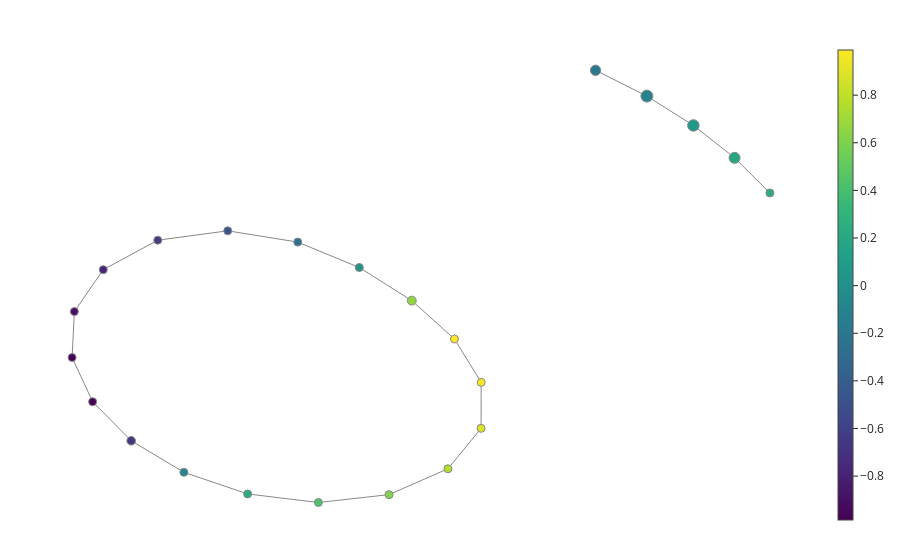

Notebook cell for this chart:
### Code cell
fig = plot_static_mapper_graph(pipe, two_circles, color_data=two_circles[:,0])
fig.show(config={'scrollZoom': True})

### Figure 1 — Plotly figure (JSON) as saved in the notebook; plotly's stock layout.template omitted (floating-point values rounded to 4 significant figures)
{"data": [{"hoverinfo": "none", "line": {"color": "#888", "width": 1}, "mode": "lines", "name": "edge_trace", "type": "scatter", "uid": "28c7b824-2d5c-47be-a349-11664d6bfb36", "x": [2.561, 2.896, null, 2.561, 2.183, null, 2.896, 3.183, null, -0.154, 0.2725, null, -0.154, -0.6541, null, 0.2725, 0.619, null, 0.8356, 0.5665, null, 0.8356, 0.8365, null, 2.183, 1.766, null, -1.792, -1.223, null, -1.792, -2.235, null, -2.488, -2.47, null, -2.488, -2.321, null, -2.47, -2.235, null, -0.6541, -1.223, null, -2.321, -2.008, null, 0.08782, 0.5665, null, 0.08782, -0.4866, null, -2.008, -1.58, null, -1.062, -0.4866, null, -1.062, -1.58, null, 0.619, 0.8365, null], "y": [2.635, 2.223, null, 2.635, 3.007, null, 2.223, 1.776, null, 0.8291, 0.408, null, 0.8291, 1.152, null, 0.408, -0.07975, null, -1.215, -1.729, null, -1.215, -0.6308, null, 3.007, 3.336, null, 1.176, 1.295, null, 1.176, 0.8016, null, -0.3152, 0.2691, null, -0.3152, -0.877, null, 0.2691, 0.8016, null, 1.152, 1.295, null, -0.877, -1.373, null, -2.058, -1.729, null, -2.058, -2.158, null, -1.373, -1.774, null, -2.049, -2.158, null, -2.049, -1.774, null, -0.07975, -0.6308, null]}, {"hoverinfo": "text", "hovertext": ["Node ID: 0<br>Pullback set label: 5<br>Partial cluster label: 0<br>Node size: 917<br>Summary statistic: 0.07", "Node ID: 1<br>Pullback set label: 6<br>Partial cluster label: 0<br>Node size: 835<br>Summary statistic: 0.177", "Node ID: 2<br>Pullback set label: 8<br>Partial cluster label: 0<br>Node size: 176<br>Summary statistic: 0.022", "Node ID: 3<br>Pullback set label: 9<br>Partial cluster label: 0<br>Node size: 548<br>Summary statistic: 0.657", "Node ID: 4<br>Pullback set label: 6<br>Partial cluster label: 1<br>Node size: 128<br>Summary statistic: 0.88", "Node ID: 5<br>Pullback set label: 4<br>Partial cluster label: 0<br>Node size: 996<br>Summary statistic: -0.0971", "Node ID: 6<br>Pullback set label: 5<br>Partial cluster label: 1<br>Node size: 117<br>Summary statistic: -0.632", "Node ID: 7<br>Pullback set label: 3<br>Partial cluster label: 0<br>Node size: 738<br>Summary statistic: -0.185", "Node ID: 8<br>Pullback set label: 2<br>Partial cluster label: 0<br>Node size: 135<br>Summary statistic: -0.969", "Node ID: 9<br>Pullback set label: 3<br>Partial cluster label: 1<br>Node size: 127<br>Summary statistic: -0.892", "Node ID: 10<br>Pullback set label: 7<br>Partial cluster label: 0<br>Node size: 135<br>Summary statistic: -0.25", "Node ID: 11<br>Pullback set label: 6<br>Partial cluster label: 2<br>Node size: 133<br>Summary statistic: -0.462", "Node ID: 12<br>Pullback set label: 1<br>Partial cluster label: 0<br>Node size: 188<br>Summary statistic: -0.984", "Node ID: 13<br>Pullback set label: 4<br>Partial cluster label: 1<br>Node size: 117<br>Summary statistic: -0.784", "Node ID: 14<br>Pullback set label: 4<br>Partial cluster label: 2<br>Node size: 120<br>Summary statistic: 0.61", "Node ID: 15<br>Pullback set label: 5<br>Partial cluster label: 2<br>Node size: 111<br>Summary statistic: 0.759", "Node ID: 16<br>Pullback set label: 0<br>Partial cluster label: 0<br>Node size: 515<br>Summary statistic: -0.665", "Node ID: 17<br>Pullback set label: 2<br>Partial cluster label: 1<br>Node size: 140<br>Summary statistic: 0.21", "Node ID: 18<br>Pullback set label: 3<br>Partial cluster label: 2<br>Node size: 127<br>Summary statistic: 0.433", "Node ID: 19<br>Pullback set label: 8<br>Partial cluster label: 1<br>Node size: 176<br>Summary statistic: 0.99", "Node ID: 20<br>Pullback set label: 1<br>Partial cluster label: 1<br>Node size: 177<br>Summary statistic: -0.0823", "Node ID: 21<br>Pullback set label: 7<br>Partial cluster label: 1<br>Node size: 136<br>Summary statistic: 0.962", "Node ID: 22<br>Pullback set label: 7<br>Partial cluster label: 2<br>Node size: 8<br>Summary statistic: 0.238"], "marker": {"color": [0.06997, 0.1767, 0.02201, 0.6567, 0.8803, -0.09705, -0.6322, -0.185, -0.969, -0.8921, -0.25, -0.4616, -0.9844, -0.7844, 0.6099, 0.7594, -0.6649, 0.2096, 0.4326, 0.9897, -0.08231, 0.9625, 0.2384], "colorbar": {"thickness": 15, "title": {"side": "right", "text": ""}, "xanchor": "left"}, "colorscale": [[0, "#440154"], [0.1111, "#482878"], [0.2222, "#3e4989"], [0.3333, "#31688e"], [0.4444, "#26828e"], [0.5556, "#1f9e89"], [0.6667, "#35b779"], [0.7778, "#6ece58"], [0.8889, "#b5de2b"], [1, "#fde725"]], "line": {"color": "#888", "width": 1}, "opacity": 1, "reversescale": false, "showscale": true, "size": [917, 835, 176, 548, 128, 996, 117, 738, 135, 127, 135, 133, 188, 117, 120, 111, 515, 140, 127, 176, 177, 136, 8], "sizemin": 4, "sizemode": "area", "sizeref": 13.83}, "mode": "markers", "name": "node_trace", "type": "scatter", "uid": "31789cde-347e-409c-b8d5-f8013c55b33e", "x": [2.561, 2.896, -0.154, 0.2725, 0.8356, 2.183, -1.792, 1.766, -2.488, -2.47, -0.6541, -1.223, -2.321, -2.235, 0.08782, 0.5665, -2.008, -1.062, -0.4866, 0.619, -1.58, 0.8365, 3.183], "y": [2.635, 2.223, 0.8291, 0.408, -1.215, 3.007, 1.176, 3.336, -0.3152, 0.2691, 1.152, 1.295, -0.877, 0.8016, -2.058, -1.729, -1.373, -2.049, -2.158, -0.07975, -1.774, -0.6308, 1.776]}], "layout": {"autosize": false, "hovermode": "closest", "margin": {"b": 20, "l": 5, "r": 5, "t": 40}, "showlegend": false, "title": {"text": ""}, "xaxis": {"showgrid": false, "showline": false, "showticklabels": false, "ticks": "", "title": {"text": ""}, "zeroline": false}, "yaxis": {"showgrid": false, "showline": false, "showticklabels": false, "ticks": "", "title": {"text": ""}, "zeroline": false}}}
